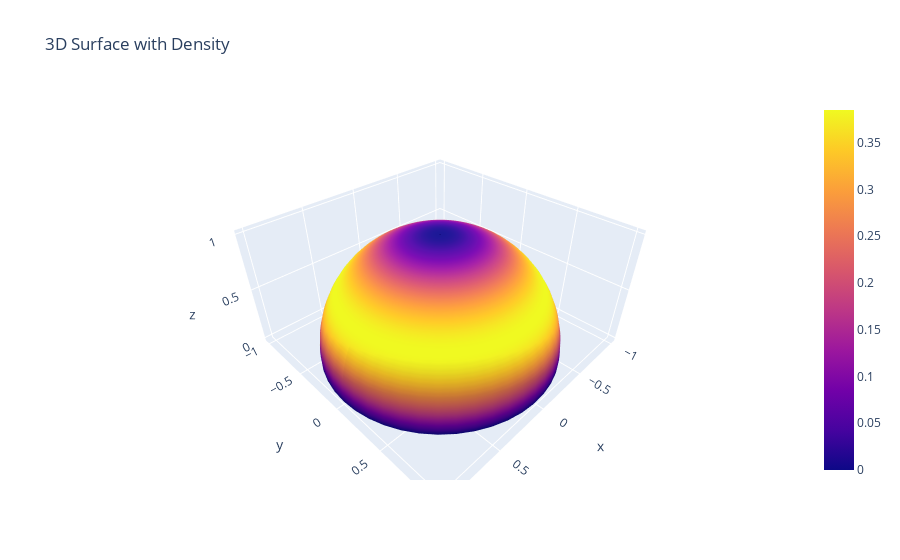

The code cell stored with this chart in its notebook:
### Markdown cell above
Agora vamos a integrar a função $f(x, y, z) = (x^2 + y^2 ) z$ sobre a esfera. Às vezes as pessoas têm dificuldade em visualizar o que isso realmente significa. Suponha que nosso hemisfério seja composto de uma mistura de diferentes tipos de metais, e diferentes partes da esfera tenham uma densidade diferente, representada pela função $f(x,y,z)$. Aqui está um gráfico diferente da nossa superfície, onde o hemisfério é colorido de acordo com a função $f(x,y,z)$; tons mais claros indicam valores maiores de $f(x,y,z)$, enquanto áreas escuras na esfera representam áreas onde o
valor de $f(x,y,z)$ é menor.

### Code cell
av.plot3d_parametric_surface(surf(theta,phi),(theta, 0,2*np.pi), (phi, 0, np.pi/2), 
                         surfacecolor = (x**2 + y**2)*z,
                            title= '3D Surface with Density')

### Figure 1 — Plotly figure (JSON) as saved in the notebook; plotly's stock layout.template omitted (floating-point values rounded to 4 significant figures; data arrays with more than 128 entries replaced by an {"elided": "..."} marker saying what was removed)
{"data": [{"showlegend": false, "surfacecolor": {"elided": "50x50 float values"}, "type": "surface", "x": {"elided": "50x50 float values"}, "y": {"elided": "50x50 float values"}, "z": {"elided": "50x50 float values"}}], "layout": {"autosize": true, "scene": {"aspectmode": "data", "aspectratio": {"x": 1.259, "y": 1.26, "z": 0.6303}}, "title": {"text": "3D Surface with Density"}, "xaxis": {"title": {"text": "X"}}, "yaxis": {"title": {"text": "Y"}}}}
